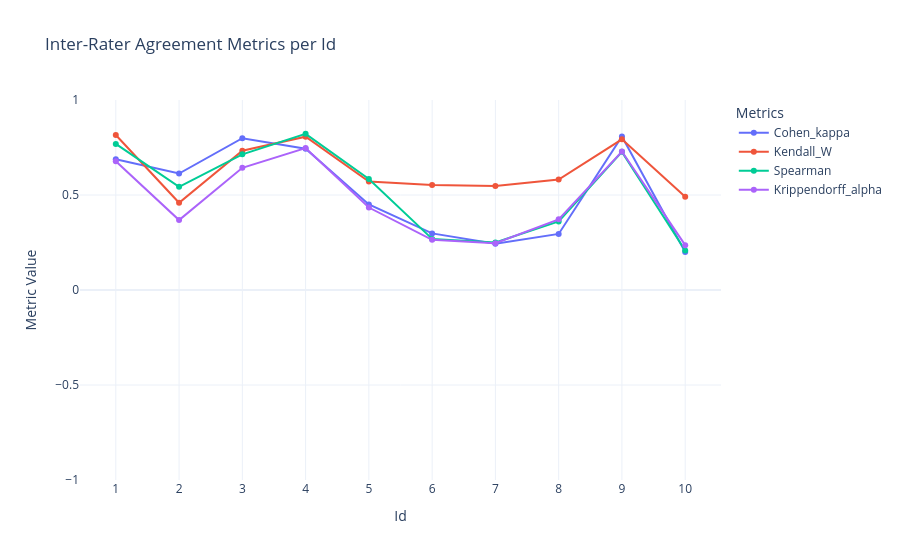
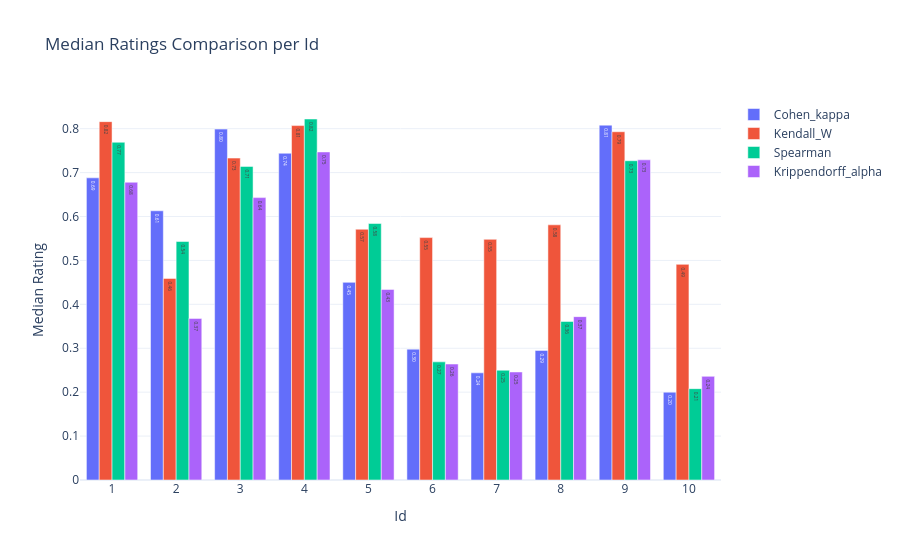

Notebook code for these charts, in order:
### Code cell
#!pip install -U Kaleido
#plot_metrics( q_results, njudges=2, filename="inter-rater agreement metrics per ID.pdf")
plot_metrics( q_results, njudges=2)

### Figure 1 — Plotly figure (JSON) as saved in the notebook; plotly's stock layout.template omitted (floating-point values rounded to 4 significant figures)
{"data": [{"mode": "lines+markers+text", "name": "Cohen_kappa", "textposition": "top center", "type": "scatter", "x": [1, 2, 3, 4, 5, 6, 7, 8, 9, 10], "y": [0.688, 0.613, 0.799, 0.744, 0.45, 0.298, 0.244, 0.295, 0.808, 0.2]}, {"mode": "lines+markers+text", "name": "Kendall_W", "textposition": "top center", "type": "scatter", "x": [1, 2, 3, 4, 5, 6, 7, 8, 9, 10], "y": [0.816, 0.459, 0.733, 0.807, 0.571, 0.552, 0.548, 0.581, 0.793, 0.491]}, {"mode": "lines+markers+text", "name": "Spearman", "textposition": "top center", "type": "scatter", "x": [1, 2, 3, 4, 5, 6, 7, 8, 9, 10], "y": [0.769, 0.543, 0.714, 0.822, 0.584, 0.269, 0.25, 0.361, 0.727, 0.208]}, {"mode": "lines+markers+text", "name": "Krippendorff_alpha", "textposition": "top center", "type": "scatter", "x": [1, 2, 3, 4, 5, 6, 7, 8, 9, 10], "y": [0.678, 0.368, 0.643, 0.747, 0.434, 0.264, 0.246, 0.372, 0.729, 0.236]}], "layout": {"legend": {"title": {"text": "Metrics"}}, "title": {"text": "Inter-Rater Agreement Metrics per Id"}, "xaxis": {"tickmode": "array", "ticktext": ["1", "2", "3", "4", "5", "6", "7", "8", "9", "10"], "tickvals": [1, 2, 3, 4, 5, 6, 7, 8, 9, 10], "title": {"text": "Id"}}, "yaxis": {"range": [-1, 1], "title": {"text": "Metric Value"}}}}

### Figure 2 — Plotly figure (JSON) as saved in the notebook; plotly's stock layout.template omitted (floating-point values rounded to 4 significant figures)
{"data": [{"name": "Cohen_kappa", "text": ["0.69", "0.61", "0.80", "0.74", "0.45", "0.30", "0.24", "0.29", "0.81", "0.20"], "type": "bar", "x": [1, 2, 3, 4, 5, 6, 7, 8, 9, 10], "y": [0.688, 0.613, 0.799, 0.744, 0.45, 0.298, 0.244, 0.295, 0.808, 0.2]}, {"name": "Kendall_W", "text": ["0.82", "0.46", "0.73", "0.81", "0.57", "0.55", "0.55", "0.58", "0.79", "0.49"], "type": "bar", "x": [1, 2, 3, 4, 5, 6, 7, 8, 9, 10], "y": [0.816, 0.459, 0.733, 0.807, 0.571, 0.552, 0.548, 0.581, 0.793, 0.491]}, {"name": "Spearman", "text": ["0.77", "0.54", "0.71", "0.82", "0.58", "0.27", "0.25", "0.36", "0.73", "0.21"], "type": "bar", "x": [1, 2, 3, 4, 5, 6, 7, 8, 9, 10], "y": [0.769, 0.543, 0.714, 0.822, 0.584, 0.269, 0.25, 0.361, 0.727, 0.208]}, {"name": "Krippendorff_alpha", "text": ["0.68", "0.37", "0.64", "0.75", "0.43", "0.26", "0.25", "0.37", "0.73", "0.24"], "type": "bar", "x": [1, 2, 3, 4, 5, 6, 7, 8, 9, 10], "y": [0.678, 0.368, 0.643, 0.747, 0.434, 0.264, 0.246, 0.372, 0.729, 0.236]}], "layout": {"barmode": "group", "title": {"text": "Median Ratings Comparison per Id"}, "xaxis": {"tickmode": "array", "ticktext": ["1", "2", "3", "4", "5", "6", "7", "8", "9", "10"], "tickvals": [1, 2, 3, 4, 5, 6, 7, 8, 9, 10], "title": {"text": "Id"}}, "yaxis": {"title": {"text": "Median Rating"}}}}
